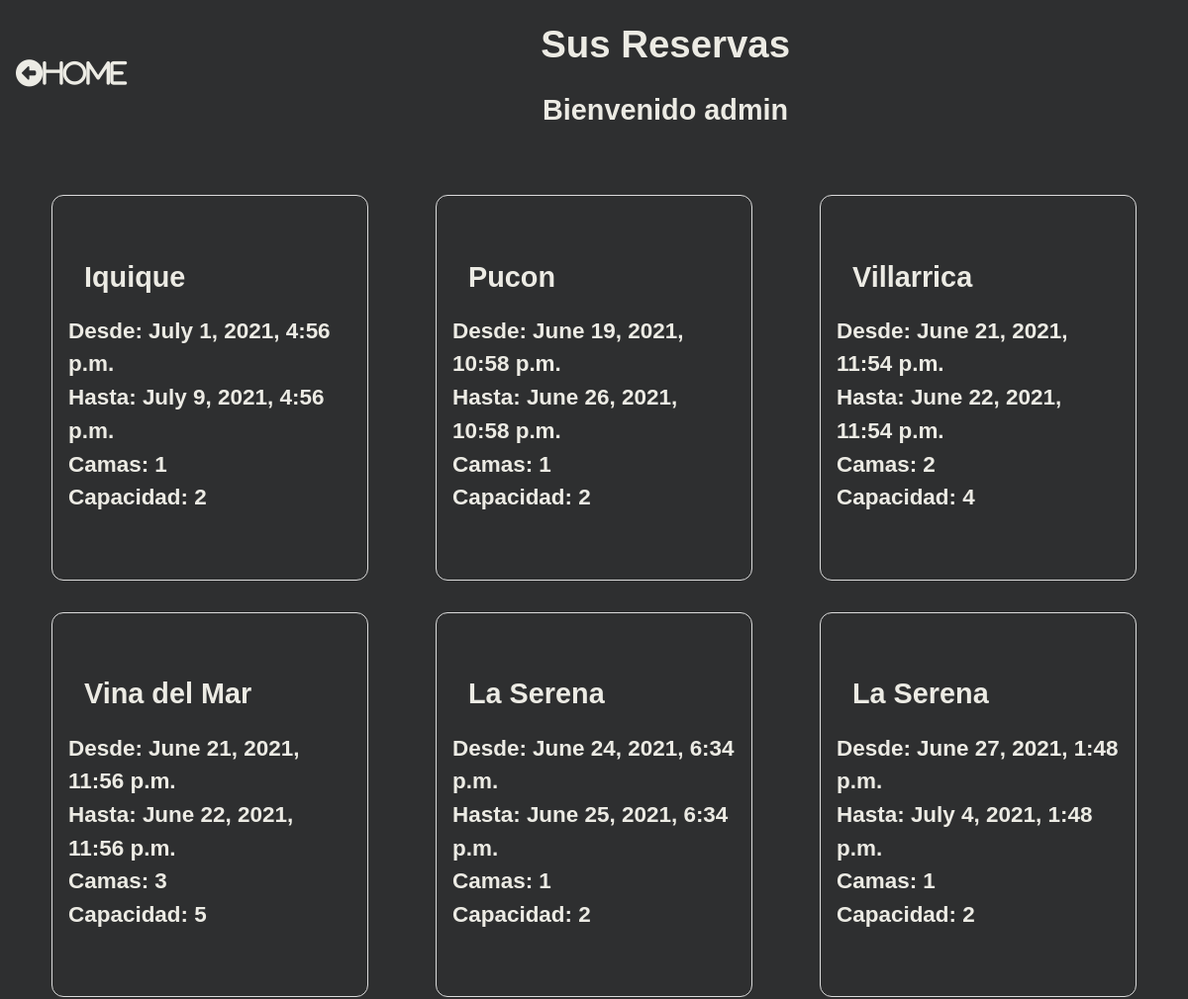
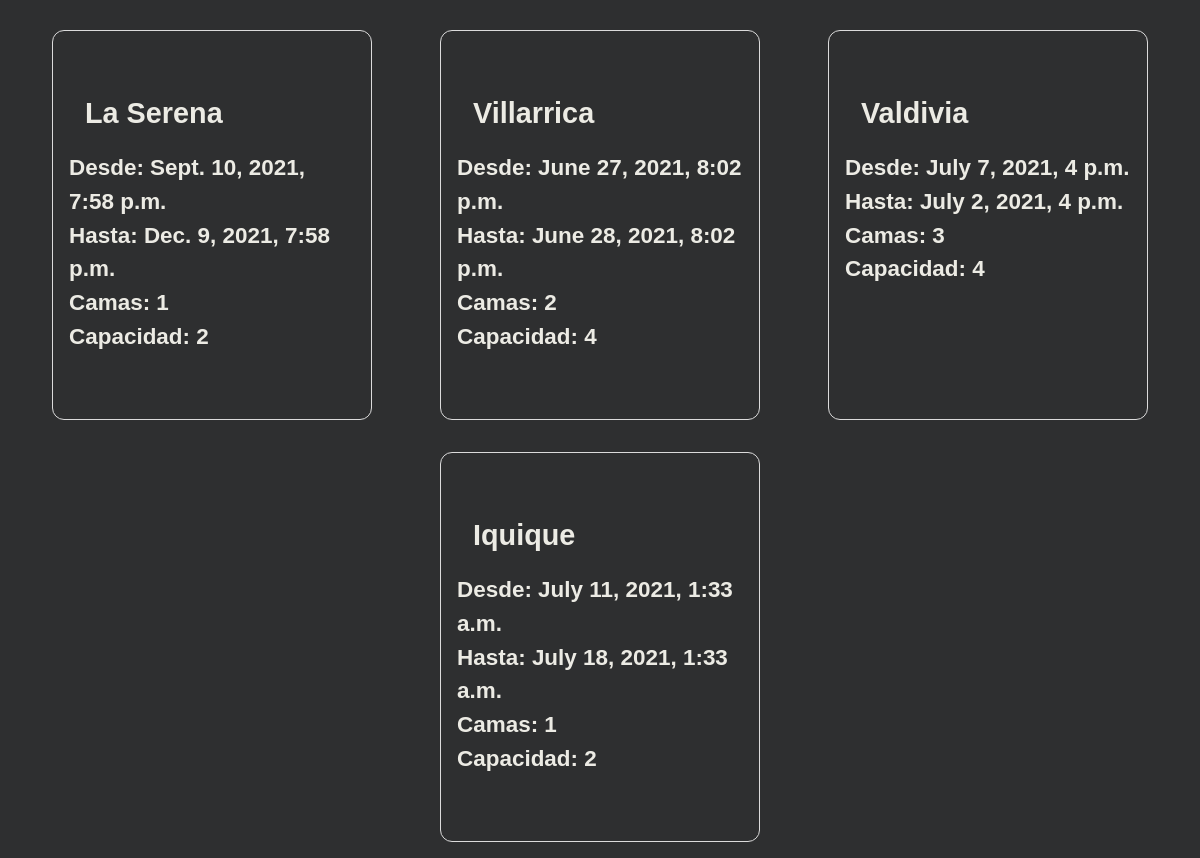
The app's page /reserva_list/ (signed in) with its own data (2 pictures, top to bottom).
### arriendo/models.py (models this page shows, shortened)
class Reserva(models.Model):
    user = models.ForeignKey(settings.AUTH_USER_MODEL, on_delete=models.CASCADE)
    depto = models.ForeignKey(Depto, on_delete=models.CASCADE)
    check_in = models.DateTimeField()
    check_out = models.DateTimeField()
    def get_depto_category(self):
        depto_categories = dict(self.depto.DEPTO_CATEGORIES)
        depto_category = depto_categories.get(self.depto.category)
        return depto_category
    def get_cancel_reserva_url(self):
        return reverse_lazy('arriendo:CancelReservaView',args=[self.pk,])

class Depto(models.Model):
    DEPTO_CATEGORIES = (
        ('VIN','Vina del Mar'),
        ('SER','La Serena'),
        ('PUC','Pucon'),
        ('VIL','Villarrica'),
        ('VAL','Valdivia'),
        ('IQU','Iquique'),
        ('FRU','Frutillar'),
    )
    category = models.CharField(max_length=3, choices=DEPTO_CATEGORIES,default='Iquique')
    precio = models.IntegerField()
    capacidad = models.IntegerField()
    camas = models.IntegerField()

### arriendo/views.py (the view)
# urls.py: path('reserva_list/', ReservaListView.as_view(),name='ReservaListView'),#"as_view" pq en views.py esta declaraddo como clase y no como funcion
class ReservaListView(ListView):
    model = Reserva
    template_name = 'reserva_list_view.html'
    def get_queryset(self,*args, **kwargs):
        if self.request.user.is_staff:
            reserva_list = Reserva.objects.all()
            return reserva_list
        else:
            reserva_list = Reserva.objects.filter(user=self.request.user)
            return reserva_list

### arriendo/templates/reserva_list_view.html (shortened to what this page needs)
{% load static %}
<!DOCTYPE html>
<html lang="en">
<head>
    <link rel="stylesheet" href="{% static 'arriendo/css/reserva_list_view.css' %}">
</head>
<body>
    <div class="content">
        <div class="header">
            <div class="headings">
                <h1>Sus Reservas</h1>
                <h2>Bienvenido {{user}}</h2>
            </div>
            <div class="home">
                <div class="home">
                    <a href="{% url 'arriendo:DeptoListView' %}"><i class="fas fa-arrow-alt-circle-left">Home</i></a>
                </div>
            </div>
        </div>
        <div class="bookings">
            {% for reserva in reserva_list %}
            <div class="booking">
                <div class="category">
                    <h2>{{reserva.get_depto_category}}</h2>
                </div>
                <div class="from">
                    <h3>Desde: {{reserva.check_in}}</h3>
                </div>
                <div class="to">
                    <h3>Hasta: {{reserva.check_out}}</h3>
                </div>
                <div class="beds">
                    <h3>Camas: {{reserva.depto.camas}}</h3>
                </div>
                <div class="capacity">
                    <h3>Capacidad: {{reserva.depto.capacidad}}</h3>
                </div>
                <div class="cancel"><a href="{{reserva.get_cancel_reserva_url}}" class="invisible"></a></div>
            </div>
            {% endfor %}
        </div>
</body>
</html>

### arriendo/static/arriendo/css/reserva_list_view.css (style rules this page uses)
* { padding:0; margin:0; box-sizing: border-box; }
body { font-family: sans-serif; background-color: rgb(46, 47, 48); color: rgb(236, 235, 228); line-height: 1.5; font-size: 1.2rem; text-align: center; }
.content { display: flex; flex-direction: column; }
.header { flex: 1; display: flex; flex-flow: row-reverse wrap; justify-content: space-evenly; align-items: center; }
.headings { flex:1.5; }
.home { flex:0.1; }
.bookings { margin-top: 2rem; flex:1; display: flex; flex-direction: row; flex-wrap: wrap; justify-content: space-evenly; }
.booking { flex:1; max-width:20vw; min-width: 20rem; text-align: left; border: 1px solid #dbdbdb; padding:1rem; border-radius: 0.75rem; margin:1rem; }
a i { margin: 1rem; color:rgb(236, 235, 228); text-decoration: none; }
.home a i { font-size: 1.7rem; }
h1,h2 { margin:1rem; }

### records on screen
Reserva: get_depto_category "Iquique", check_in "July 1, 2021, 4:56 p.m.", check_out "July 9, 2021, 4:56 p.m.", depto.camas "1", depto.capacidad "2"
Reserva: get_depto_category "Pucon", check_in "June 19, 2021, 10:58 p.m.", check_out "June 26, 2021, 10:58 p.m.", depto.camas "1", depto.capacidad "2"
Reserva: get_depto_category "Villarrica", check_in "June 21, 2021, 11:54 p.m.", check_out "June 22, 2021, 11:54 p.m.", depto.camas "2", depto.capacidad "4"
Reserva: get_depto_category "Vina del Mar", check_in "June 21, 2021, 11:56 p.m.", check_out "June 22, 2021, 11:56 p.m.", depto.camas "3", depto.capacidad "5"
Reserva: get_depto_category "La Serena", check_in "June 24, 2021, 6:34 p.m.", check_out "June 25, 2021, 6:34 p.m.", depto.camas "1", depto.capacidad "2"
Reserva: get_depto_category "La Serena", check_in "June 27, 2021, 1:48 p.m.", check_out "July 4, 2021, 1:48 p.m.", depto.camas "1", depto.capacidad "2"
Reserva: get_depto_category "La Serena", check_in "Sept. 10, 2021, 7:58 p.m.", check_out "Dec. 9, 2021, 7:58 p.m.", depto.camas "1", depto.capacidad "2"
Reserva: get_depto_category "Villarrica", check_in "June 27, 2021, 8:02 p.m.", check_out "June 28, 2021, 8:02 p.m.", depto.camas "2", depto.capacidad "4"
Reserva: get_depto_category "Valdivia", check_in "July 7, 2021, 4 p.m.", check_out "July 2, 2021, 4 p.m.", depto.camas "3", depto.capacidad "4"
Reserva: get_depto_category "Iquique", check_in "July 11, 2021, 1:33 a.m.", check_out "July 18, 2021, 1:33 a.m.", depto.camas "1", depto.capacidad "2"

### other values on screen
{{ user }} "admin"
